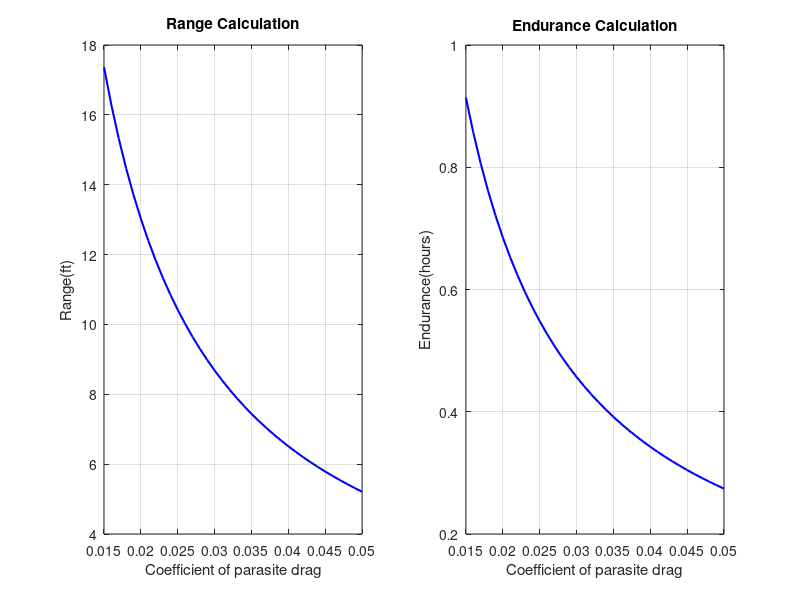

This chart was generated by the following MATLAB code:
clc
clear all


% Plotting the graph of Range vs coefficient of drag 


air_density = 1.225 ;
wing_area = 0.424 ;
velocity = 19 ;
battery_voltage = 11.1 ;
battery_capacity_ah = 2.2 ;
battery_capacity_wh = battery_capacity_ah * battery_voltage ;

cd0 = 0.015:0.001:0.05 ;

drag = 0.5*air_density*velocity^2*wing_area.*cd0 ;

power = drag*velocity ;
current = power./battery_voltage ;

endurance = battery_capacity_wh./power ;
range =  endurance*velocity ;

subplot(1,2,1) ;
plot(cd0,range,'b','Linewidth',1.5) ;

grid on 
xlabel('Coefficient of parasite drag') ;
ylabel('Range(ft)') ;
title('Range Calculation') ;

subplot(1,2,2) ;
plot(cd0,endurance,'b','Linewidth',1.5) ;

grid on
xlabel('Coefficient of parasite drag') ;
ylabel('Endurance(hours)') ;
title('Endurance Calculation') ;
